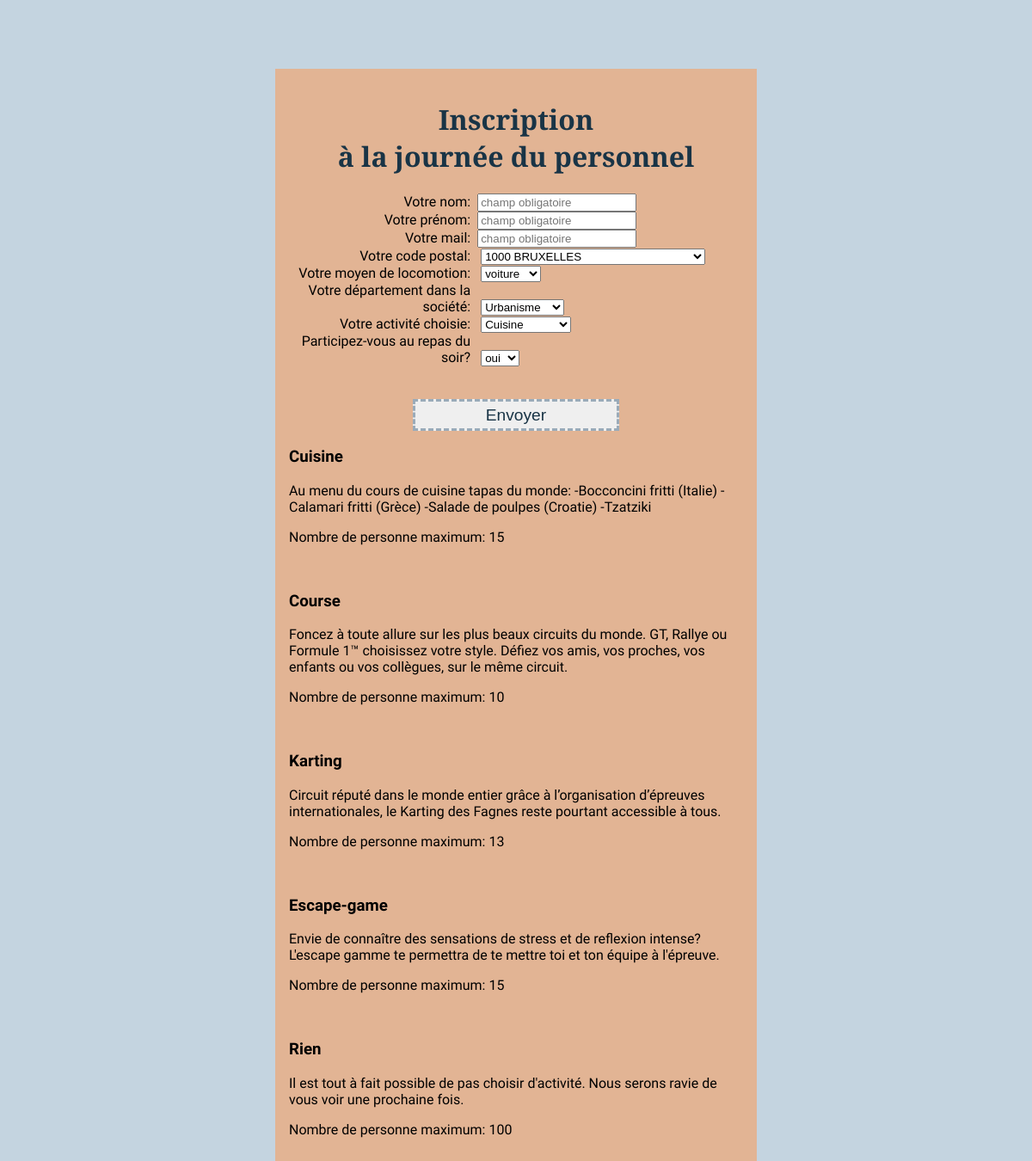
Screenshot of /view/inscription.php with the database file from the repository.
### tables this page shows
CREATE TABLE `Activite` (
  `ActID` int(11) NOT NULL,
  `ActTitre` varchar(80) NOT NULL,
  `ActDescription` text NOT NULL,
  `ActNombreMax` tinyint(10) NOT NULL
);

### model/read.php (called while the page is built, shortened)
<?php
function RecupLoco(){
	include('connection.php');
	$query = "SELECT * FROM Locomotion";
	$query_params = array();
	try{
		$stmt = $db->prepare($query);
		$result = $stmt->execute($query_params);
	}
	catch(PDOException $ex){
		die("Failed query : " . $ex->getMessage());
	}
	$result = $stmt->fetchAll(PDO::FETCH_ASSOC);
	return $result;
}
function RecupDepartement(){
	include('connection.php');
	$query = "SELECT * FROM Domaine";
	$query_params = array();
	try{
		$stmt = $db->prepare($query);
		$result = $stmt->execute($query_params);
	}
	catch(PDOException $ex){
		die("Failed query : " . $ex->getMessage());
	}
	$result = $stmt->fetchAll(PDO::FETCH_ASSOC);
	return $result;
}
function RecupActi(){
	include('connection.php');
	$query = "SELECT ActID, ActTitre, ActNombreMax AS Max, COUNT(ParActID) AS Inscrit, ActDescription FROM Activite INNER JOIN Participation ON ParActID=ActID GROUP BY ParActID";
	$query_params = array();
	try{
		$stmt = $db->prepare($query);
		$result = $stmt->execute($query_params);
	}
	catch(PDOException $ex){
		die("Failed query : " . $ex->getMessage());
	}
	$result = $stmt->fetchAll(PDO::FETCH_ASSOC);
	return $result;
}
function RecupVille(){
	include('connection.php');
	$query = "SELECT * FROM CodePostal";
	$query_params = array();
	try{
		$stmt = $db->prepare($query);
		$result = $stmt->execute($query_params);
	}
	catch(PDOException $ex){
		die("Failed query : " . $ex->getMessage());
	}
	$result = $stmt->fetchAll(PDO::FETCH_ASSOC);
	return $result;
}
?>

### view/inscription.php (the view, shortened to what this page needs)
<?php
include('../model/read.php');
$tabLocos = RecupLoco();
$tabDeps = RecupDepartement();
$tabActis = RecupActi();
$tabVilles = RecupVille();
$tabActiDispo = array();
foreach ($tabActis as $acti) {
	if(($acti["Max"]-$acti["Inscrit"])>=0){
		array_push($tabActiDispo,$acti);
	}
}
?>
<!DOCTYPE html>
<html lang="fr">
	<head>
		<link rel="stylesheet" type="text/css" href="../styles.css">
	</head>
	<body>
		<main>
			<h1>Inscription <br>à la journée du personnel</h1>
			<form action="../controller/inscription.php" method="post">
				<label for="nom">Votre nom: </label><input type="text" name="nom" placeholder="champ obligatoire" required/><br>
				<label for="prenom">Votre prénom: </label><input type="text" name="prenom" placeholder="champ obligatoire" required/><br>
				<label for="mail">Votre mail: </label><input type="mail" name="mail" placeholder="champ obligatoire" required/><br>
				<label for="codepostal">Votre code postal: </label>
				<select name="codepostal" required>
					<?php foreach ($tabVilles as $tabVille) { ?>
					<option value="<?php echo $tabVille["CpCode"]; ?>"><?php echo $tabVille["CpCode"]." ".$tabVille["CpVille"]; ?></option>
					<?php } ?>
				</select><br>
				<label for="locomotion">Votre moyen de locomotion: </label>
				<select name="locomotion" required>
					<?php foreach ($tabLocos as $tabLoco) { ?>
					<option value="<?php echo $tabLoco["LocID"]; ?>"><?php echo $tabLoco["LocTitre"]; ?></option>
					<?php } ?>
				</select><br>
				<label for="departement">Votre département dans la société: </label>
				<select name="departement" required>
					<?php foreach ($tabDeps as $tabDep) { ?>
					<option value="<?php echo $tabDep["DomID"]; ?>"><?php echo $tabDep["DomTitre"]; ?></option>
					<?php } ?>
				</select><br>
				<label for="activite">Votre activité choisie: </label>
				<select name="activite" required>
					<?php foreach ($tabActiDispo as $tabActi) { ?>
						<option value="<?php echo $tabActi["ActID"]; ?>"><?php echo $tabActi["ActTitre"]; ?></option>
					<?php } ?>
				</select><br>
				<label for="participation">Participez-vous au repas du soir?</label>
				<select name="participation" required>
					<option value="oui" class="red" selected >oui </option>
				</select><br><br><br>
				<input type="submit" value="Envoyer" id="bouton"/>
			</form>
			<div id="acti">
			<?php
				foreach($tabActis as $acti){
				$tabInscrit = recupInscritActi($acti["ActID"]); ?>
				<h3><?php echo $acti["ActTitre"]; ?></h3>
				<p><?php echo $acti["ActDescription"]; ?></p>
				<p>Nombre de personne maximum: <?php echo $acti["Max"]; ?></p>
				<br>
			<?php }?>
		</div>
		</main>
	</body>
</html>

### styles.css (style rules this page uses)
body { background-color: #C4D4E0; }
main { background-color: #E2B494; padding: 1rem; max-width: 33rem; margin: auto; margin-top: 5rem; font-family: 'Dosis', sans-serif; }
h1 { font-family: 'Antic Slab', serif; color: #193446; text-align: center; font-size: 2rem; }
a, #bouton { text-decoration: none; color: #193446; border:0.2rem dashed #9AABB9; width: 15rem; padding: 0.3rem; margin: auto; text-align: center; font-size: 1.2rem; display: block; }
label { display: inline-block; width: 40%; text-align: right; padding: 0 0.5em 0 0; }

### rows the page displays
activite: ActTitre "Cuisine", ActDescription "Au menu du cours de cuisine tapas du monde: -Bocconcini fritti (Italie) -Calamari fritti (Grèce) -Salade de poulpes (Croatie) -Tzatziki", ActNombreMax "15"
activite: ActTitre "Course", ActDescription "Foncez à toute allure sur les plus beaux circuits du monde. GT, Rallye ou Formule 1™ choisissez votre style. Défiez vos amis, vos proches, vos enfants ou vos collègues, sur le même circuit.", ActNombreMax "10"
activite: ActTitre "Karting", ActDescription "Circuit réputé dans le monde entier grâce à l’organisation d’épreuves internationales, le Karting des Fagnes reste pourtant accessible à tous.", ActNombreMax "13"
activite: ActTitre "Escape-game", ActDescription "Envie de connaître des sensations de stress et de reflexion intense? L'escape gamme te permettra de te mettre toi et ton équipe à l'épreuve.", ActNombreMax "15"
activite: ActTitre "Rien", ActDescription "Il est tout à fait possible de pas choisir d'activité. Nous serons ravie de vous voir une prochaine fois.", ActNombreMax "100"

### other values shown
form field codepostal "1000 BRUXELLES"
form field locomotion "voiture"
form field departement "Urbanisme"
form field activite "Cuisine"
